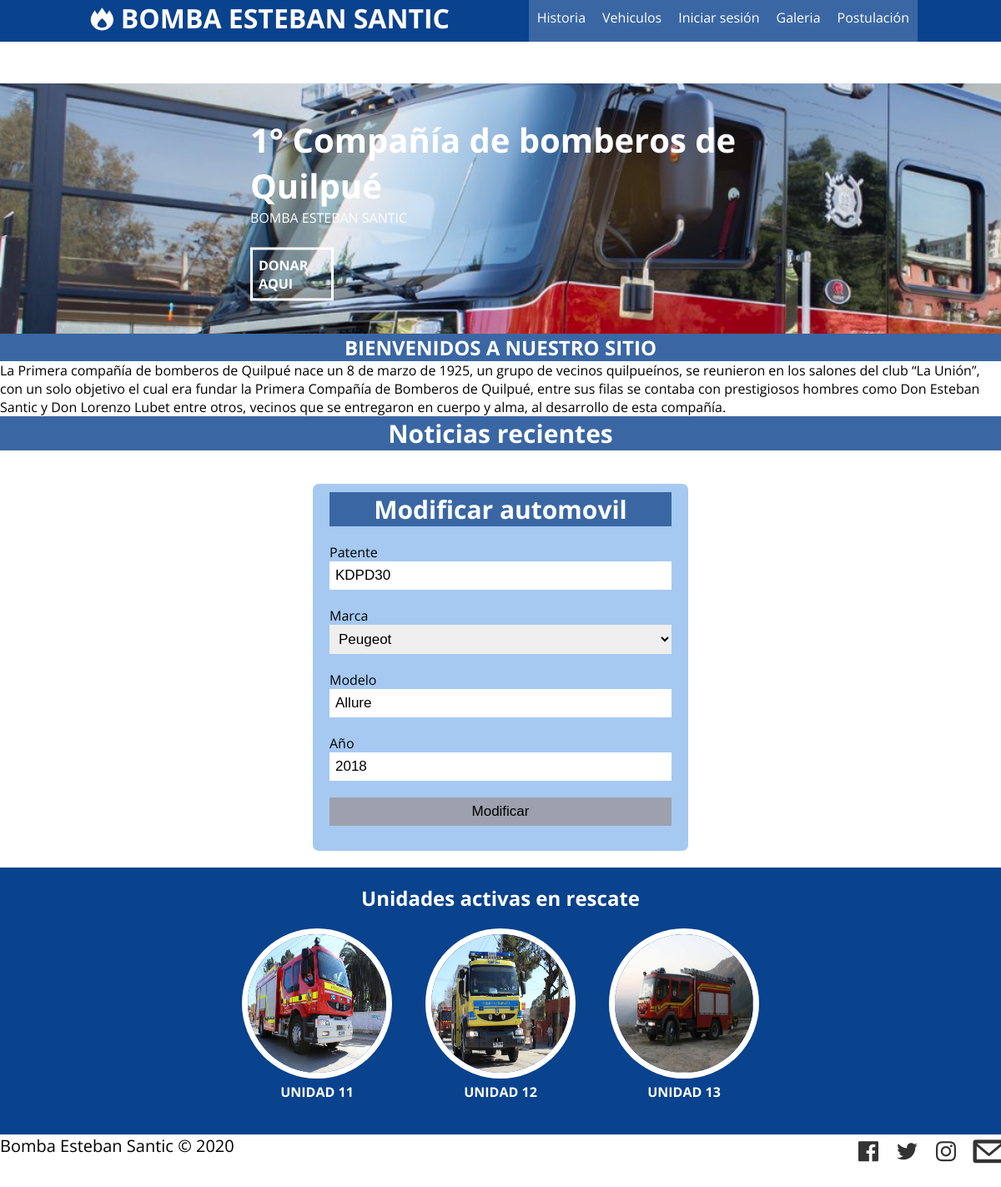
The page /modificar_automovil/7/ on the database its author committed.
### blog/models.py (models this page shows, shortened)
class Automovil(models.Model):
    patente = models.CharField(max_length=10, unique=True)
    modelo = models.CharField(max_length=50)
    anio = models.IntegerField(verbose_name='año')
    marca = models.ForeignKey(Marca, on_delete=models.CASCADE)
    class Meta:
        verbose_name = "Automovil"
        verbose_name_plural = "Automoviles"

class Marca(models.Model):
    nombre = models.CharField(max_length=50)
    descripcion = models.CharField(max_length=200)

### blog/views.py (the view, shortened to what this page needs)
# urls.py: path('modificar_automovil/<id>/', views.modificar_automovil, name="modificar_automovil" ),
def modificar_automovil(request, id):
    auto = Automovil.objects.get(id=id)
    marcas = Marca.objects.all()
    variables = {
        'auto':auto,
        'marcas':marcas
    }
    return render(request, 'blog/modificar_automovil.html', variables)

### blog/templates/blog/modificar_automovil.html (shortened to what this page needs)
{% extends "blog/base.html" %}
{% block content %}
    {% load static %}
    <form action="" id="formularioAutomovil" method="POST">
        <h3>
             Modificar automovil
        </h3>
        <label for="">Patente</label>
        <input type="text" name="txtPatente" id="txtPatente" value="{{ auto.patente }}">
        <br>
        <label for="">Marca</label>
        <select name="cboMarca" id="cboMarca">
            {% for m in marcas %}
                <option
                {% if m.id == auto.marca.id %}
                {{'selected'}}
                {% endif %}
                value="{{ m.id }}">{{ m.nombre}}</option>
            {% endfor %}
        </select>
        <br>
        <label for="">Modelo</label>
        <input type="text" name="txtModelo" id="txtModelo" value="{{ auto.modelo }}">
        <br>
        <label for="">Año</label>
        <input type="text" name="txtAnio" id="txtAnio" value="{{ auto.anio }}">
        <input type="submit" value="Modificar" id="boton">
    </form>
{% endblock %}

### blog/static/blog/css/formulario.css (style rules this page uses)
body { background: #fff; margin: 0; }
form { width: 450px; margin: auto; background: rgb(166, 201, 241); padding: 10px 20px; box-sizing: border-box; margin-top: 20px; border-radius: 7px; }
h3 { background: rgb(58, 103, 163); color:#fff; text-align: center; margin: 0; font-size: 30px; margin-bottom: 20px; }
input { width: 100%; margin-bottom: 20px; padding: 7px; box-sizing: border-box; font-size: 17px; border: none; }
select { width: 100%; margin-bottom: 20px; padding: 7px; box-sizing: border-box; font-size: 17px; border: none; }
#boton { background: rgb(157, 161, 173); }

### blog/static/blog/css/style.css (style rules this page uses)
* { margin: 0; padding: 0; box-sizing: border-box; }
body { font-family: 'Open Sans', sans-serif; }

### rows shown on the page
Automovil: txtPatente "KDPD30", cboMarca "Peugeot", txtModelo "Allure", txtAnio "2018"
